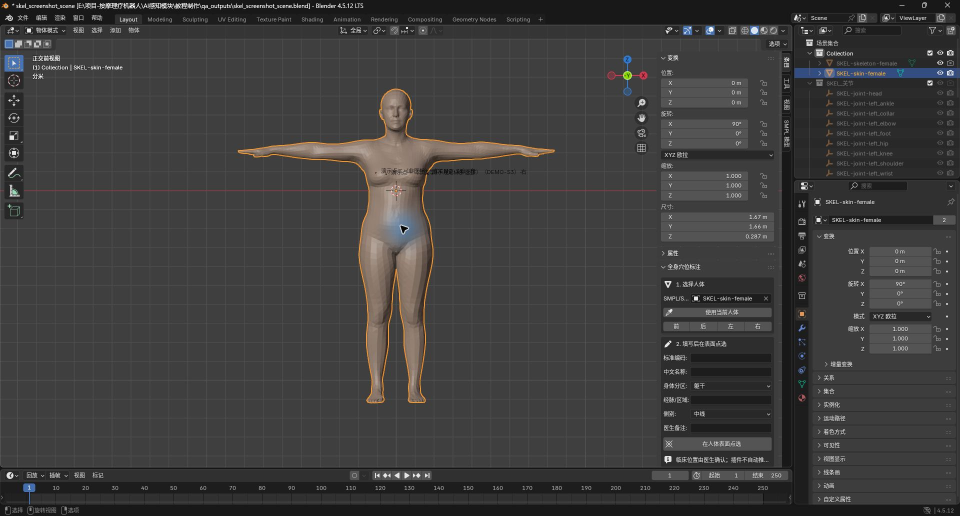
#> input picture AI感知模块/教程制作/screenshots/raw/skel_01_skin_annotation_panel.jpg, 1920 x 1032 px, found by its file name (shown at 1/2 size)
$ python prepare_deck_assets.py '../../AI感知模块/教程制作/screenshots/raw/skel_01_skin_annotation_panel.jpg' '../assets/slide_03/04_Pose更新面板.png'
#> lines starting #> are read from the running program, lines starting #| are printed output that depends on the picture
from pathlib import Path
import shutil
import sys

from PIL import Image


workspace = Path(sys.argv[1])
deck = Path(sys.argv[2])


def ensure(path: Path) -> Path:
    path.mkdir(parents=True, exist_ok=True)
    return path


slide01 = ensure(deck / "assets" / "slide_01")
slide02 = ensure(deck / "assets" / "slide_02")
slide04 = ensure(deck / "assets" / "slide_04")
slide05 = ensure(deck / "assets" / "slide_05")
slide06 = ensure(deck / "assets" / "slide_06")
slide07 = ensure(deck / "assets" / "slide_07")

skel_source = workspace / "AI感知模块" / "教程制作" / "screenshots" / "raw" / "skel_01_skin_annotation_panel.jpg"
pose_panel_source = deck / "assets" / "slide_03" / "04_Pose更新面板.png"
rgbd_source = workspace / "组会汇报PPT素材_2026-09-02" / "04_RGBD数据生成" / "RGB_Depth_Mask_Overlay四联图.png"
visibility_source = workspace / "组会汇报PPT素材_2026-09-02" / "07_CameraVisibility结果" / "四类Camera_Visibility案例对比.png"
shape_source = workspace / "AI感知模块" / "outputs" / "交付文件" / "2026-08-31_14-37-36_GPT网页端审查包" / "08_A_Shape对比图.png"
pose_source = workspace / "AI感知模块" / "outputs" / "交付文件" / "2026-08-31_14-37-36_GPT网页端审查包" / "09_B_Pose对比图.png"
matrix_source = workspace / "组会汇报PPT素材_2026-09-02" / "06_ShapePose验证" / "17合格_1警戒_ShapePose矩阵.png"

skel = Image.open(skel_source).convert("RGB")
#> skel is the input picture: PIL image 1920x1032 RGB; mean R, G, B 62.3, 61.6, 61.1
skel_crop = skel.crop((35, 80, 1585, 945))
skel_crop.save(slide01 / "skel_plugin_crop.jpg", quality=92, optimize=True)

rgbd = Image.open(rgbd_source).convert("RGB")
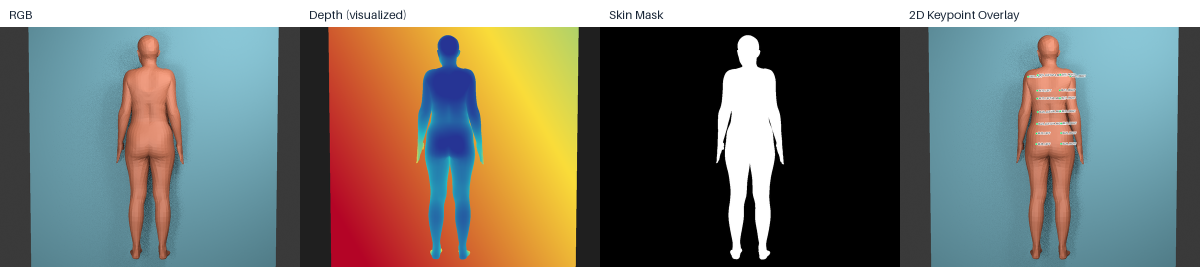
#> input picture 组会汇报PPT素材_2026-09-02/04_RGBD数据生成/RGB_Depth_Mask_Overlay四联图.png, 2400 x 534 px, found by its file name (shown at 1/2 size)
#> rgbd is the input picture: PIL image 2400x534 RGB; mean R, G, B 117, 117.5, 109.4
pose_panel = Image.open(pose_panel_source).convert("RGB")
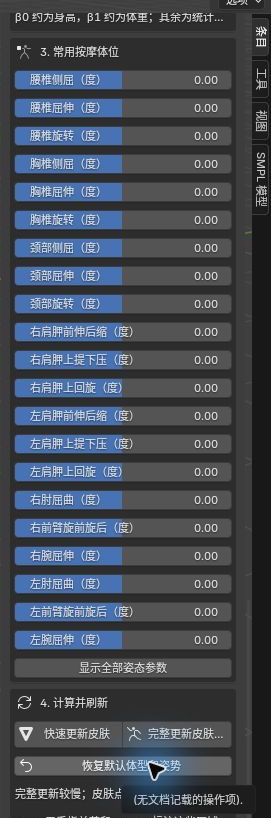
#> input picture SKEL_RGBD_组会汇报_2026-09-02/assets/slide_03/04_Pose更新面板.png, 271 x 818 px, found by its file name
#> pose_panel is the input picture: PIL image 271x818 RGB; mean R, G, B 68.1, 75, 85.1
process_board = Image.new("RGB", (1536, 864), "white")
#> process_board: PIL image 1536x864 RGB; every value is 255
left = skel_crop.copy()
left.thumbnail((850, 610))
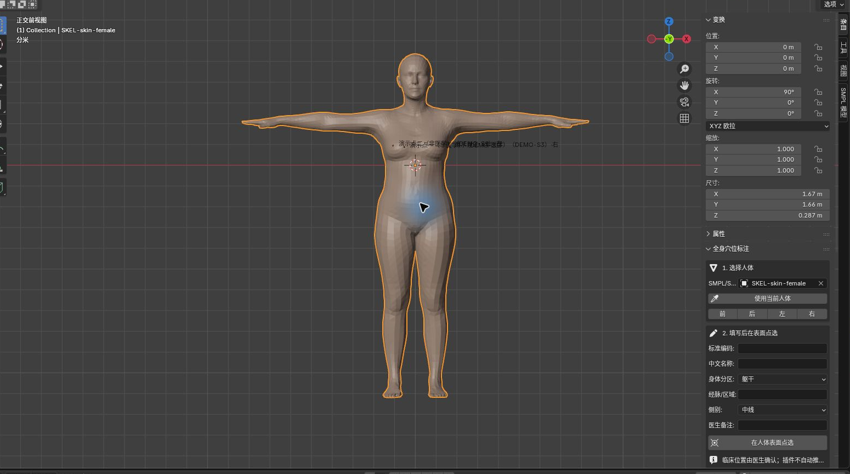
#> left: PIL image 850x474 RGB; mean R, G, B 67.8, 66.5, 65.6
process_board.paste(left, (0, 70))
panel = pose_panel.copy()
panel.thumbnail((230, 610))
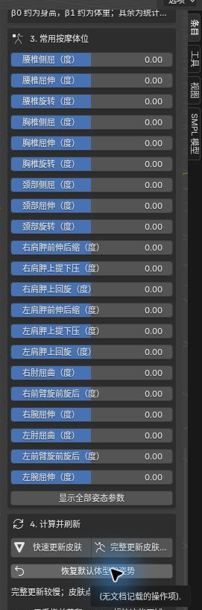
#> panel: PIL image 202x610 RGB; mean R, G, B 68.2, 75, 85.1
process_board.paste(panel, (880, 70))
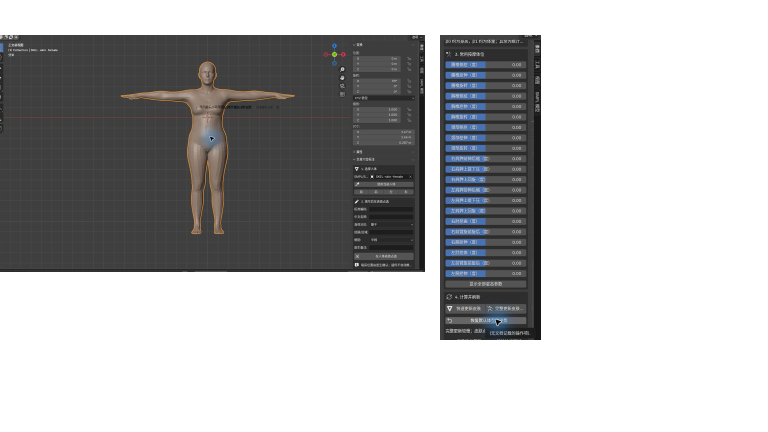
#> process_board: PIL image 1536x864 RGB (shown at 1/2 size); mean R, G, B 180.8, 181.1, 181.7
quad = rgbd.copy()
quad.thumbnail((1536, 240))
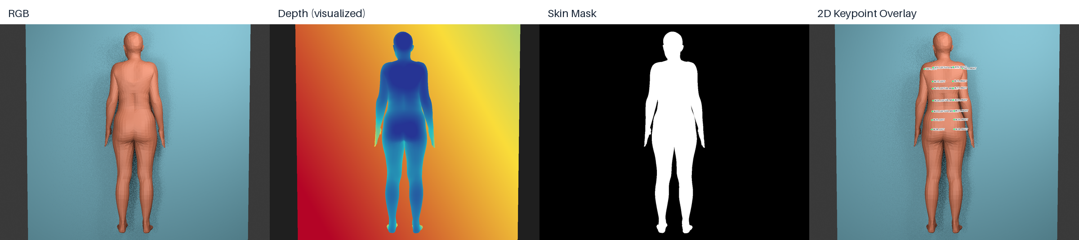
#> quad: PIL image 1079x240 RGB; mean R, G, B 117, 117.4, 109.4
process_board.paste(quad, (0, 624))
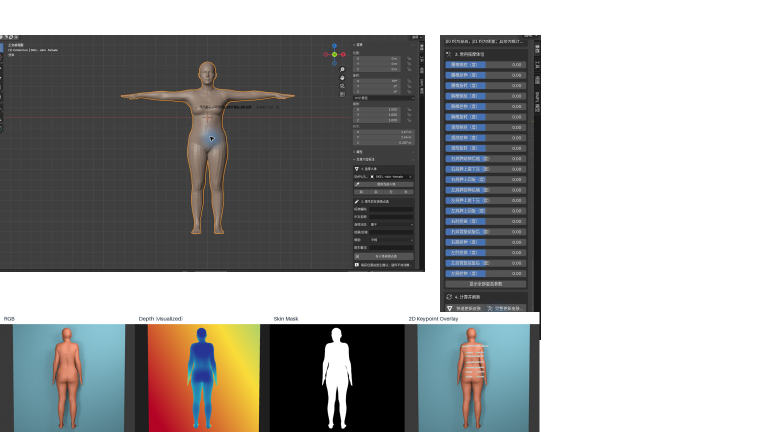
#> process_board: PIL image 1536x864 RGB (shown at 1/2 size); mean R, G, B 155.5, 155.8, 154.8
process_board.save(slide02 / "process_source_board.jpg", quality=90, optimize=True)

shutil.copy2(rgbd_source, slide04 / "rgbd_quad.png")
shutil.copy2(visibility_source, slide05 / "visibility_cases.png")
shutil.copy2(visibility_source, slide07 / "camera_visibility_cases.png")

#> (the run stopped early here; a loop or call above may not have finished)
